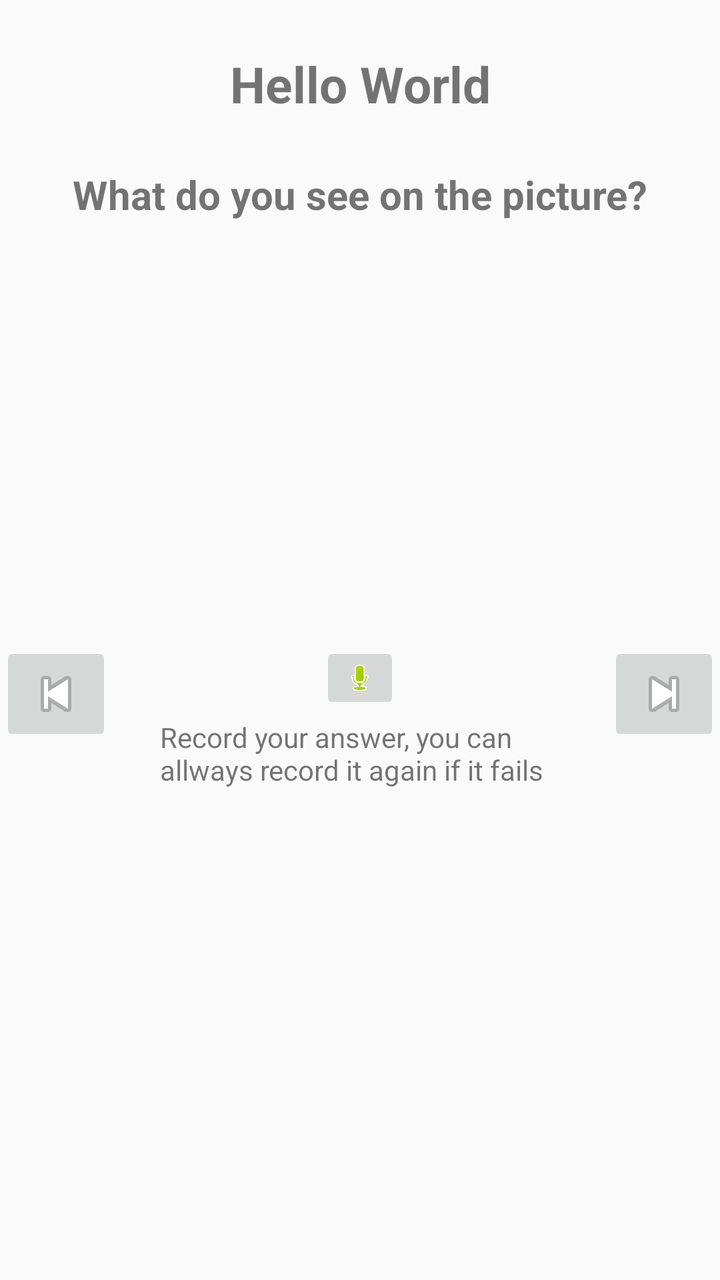
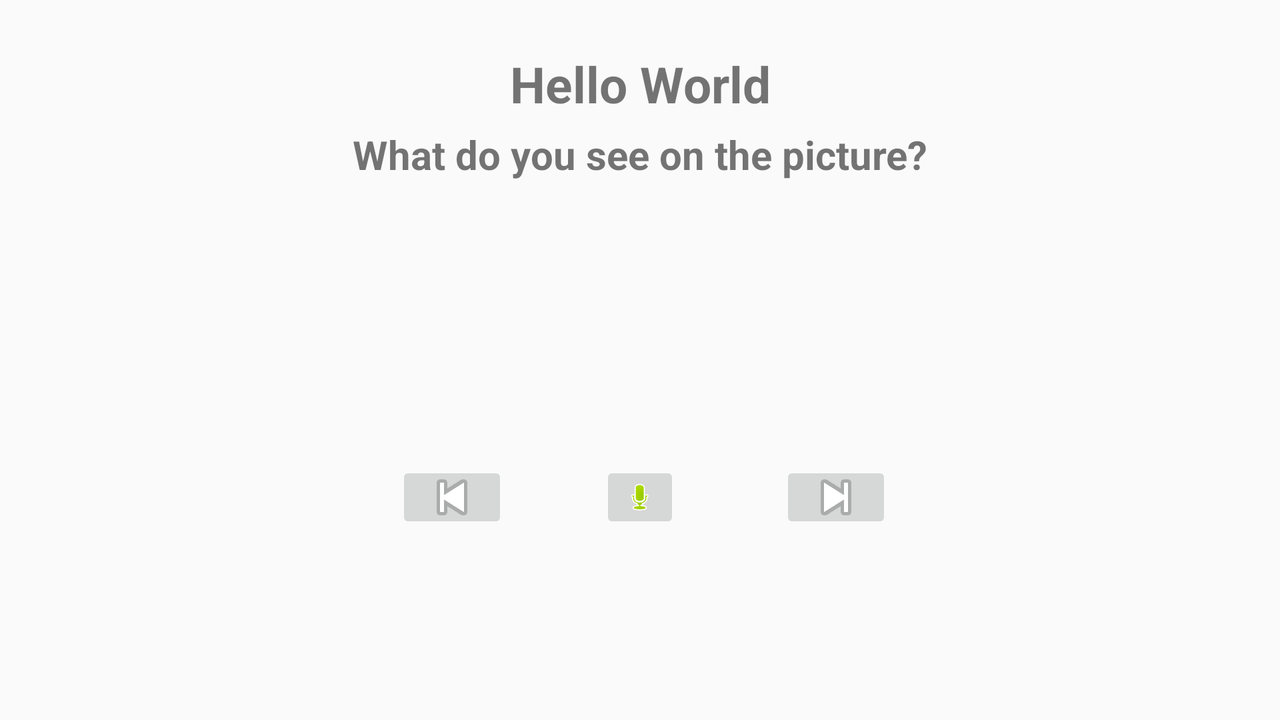

First picture: res/layout/ on a phone held upright. Second picture: the repository's own variant of that layout, on a device whose configuration matches the variant's folder. Source for both follows.
<!-- AndroidManifest.xml: application theme Theme.AppCompat.Light.NoActionBar.FullScreen -->
<!-- res/layout/swipe_layout.xml -->
<?xml version="1.0" encoding="utf-8"?>
<LinearLayout xmlns:android="http://schemas.android.com/apk/res/android"
    xmlns:app="http://schemas.android.com/apk/res-auto"
    android:orientation="vertical" android:layout_width="match_parent"
    android:layout_height="match_parent"
    android:weightSum="1">
    <TextView
        android:id="@+id/image_count"
        android:layout_width="match_parent"
        android:layout_height="wrap_content"
        android:text="Hello World"
        android:textSize="25dp"
        android:textStyle="bold"
        android:gravity="center"
        android:layout_marginTop="25dp"/>

    <TextView
        android:id="@+id/oefening"
        android:layout_width="match_parent"
        android:layout_height="wrap_content"
        android:text="What do you see on the picture?"
        android:textSize="20dp"
        android:textStyle="bold"
        android:gravity="center"
        android:layout_marginTop="25dp"/>

    <ImageView
        android:layout_marginTop="25dp"
        android:id="@+id/image_view"
        android:layout_width="match_parent"
        android:layout_height="400px" />


    <RelativeLayout xmlns:android="http://schemas.android.com/apk/res/android"
        android:layout_width="match_parent"
        android:layout_height="match_parent"
        android:orientation="vertical" >





        <ImageButton
            android:layout_width="wrap_content"
            android:layout_height="wrap_content"
            app:srcCompat="@android:drawable/presence_audio_online"
            android:id="@+id/imageButton3"
            android:layout_centerHorizontal="true"
            android:layout_marginTop="52dp"
            android:onClick="onButtonClick"/>

        <TextView
            android:id="@+id/text2"
            android:text="Record your answer, you can allways record it again if it fails"
            android:layout_width="200dp"
            android:layout_height="wrap_content"
            android:layout_centerHorizontal="true"
            android:layout_marginTop="90dp"
            ></TextView>

        <ImageButton
            android:id="@+id/nextbutton"
            android:layout_width="wrap_content"
            android:layout_height="wrap_content"
            android:layout_alignParentRight="true"
            android:text="NEXT"
            android:onClick="onNextClick"
            android:layout_marginTop="52dp"
            app:srcCompat="@android:drawable/ic_media_next" />
        <ImageButton
            android:id="@+id/previousbutton"
            android:layout_width="wrap_content"
            android:layout_height="wrap_content"
            android:layout_alignParentLeft="true"
            android:text="PREVIOUS"
            android:onClick="onPreviousClick"
            android:layout_marginTop="52dp"
            app:srcCompat="@android:drawable/ic_media_previous" />



    </RelativeLayout>


</LinearLayout>
<!-- resources referenced by this layout -->
<resources>
  <style name="Theme.AppCompat.Light.NoActionBar.FullScreen" parent="@style/Theme.AppCompat.Light">
          <item name="windowNoTitle">true</item>
          <item name="windowActionBar">false</item>
          <item name="android:windowFullscreen">true</item>
          <item name="android:windowContentOverlay">@null</item>
          
          <item name="colorPrimary">@color/colorPrimary</item>
          <item name="colorPrimaryDark">@color/colorPrimaryDark</item>
          <item name="colorAccent">@color/colorAccent</item>
      </style>
</resources>
<!-- res/layout-land/swipe_layout.xml (the repository's variant of the layout above) -->
<!-- drawn on the phone turned sideways -->
<?xml version="1.0" encoding="utf-8"?>
<LinearLayout xmlns:android="http://schemas.android.com/apk/res/android"
xmlns:app="http://schemas.android.com/apk/res-auto"
android:orientation="vertical" android:layout_width="match_parent"
android:layout_height="match_parent"
android:weightSum="1">

<TextView
    android:id="@+id/image_count"
    android:layout_width="match_parent"
    android:layout_height="wrap_content"
    android:text="Hello World"
    android:textSize="25dp"
    android:textStyle="bold"
    android:gravity="center"
    android:layout_marginTop="25dp"/>

<TextView
    android:id="@+id/oefening"
    android:layout_width="match_parent"
    android:layout_height="wrap_content"
    android:text="What do you see on the picture?"
    android:textSize="20dp"
    android:textStyle="bold"
    android:gravity="center"
    android:layout_marginTop="5dp"/>

<ImageView

    android:id="@+id/image_view"
    android:layout_width="match_parent"
    android:layout_height="300px"
    android:layout_marginBottom="40dp"/>


    <RelativeLayout
        android:layout_width="match_parent"
        android:layout_height="match_parent"
        android:orientation="vertical" >





        <ImageButton
            android:layout_width="wrap_content"
            android:layout_height="wrap_content"
            app:srcCompat="@android:drawable/presence_audio_online"
            android:id="@+id/imageButton3"
            android:layout_centerHorizontal="true"

            android:onClick="onButtonClick"/>

        <ImageButton
            android:id="@+id/previousbutton"
            android:layout_width="wrap_content"
            android:layout_height="wrap_content"
            android:text="PREVIOUS"
            android:onClick="onPreviousClick"

            app:srcCompat="@android:drawable/ic_media_previous"
            android:layout_marginRight="46dp"
            android:layout_marginEnd="46dp"
            android:layout_alignParentTop="true"
            android:layout_toLeftOf="@+id/imageButton3"
            android:layout_toStartOf="@+id/imageButton3"
            android:layout_alignBottom="@+id/imageButton3" />

        <ImageButton
            android:id="@+id/nextbutton"
            android:layout_width="wrap_content"
            android:layout_height="wrap_content"
            android:text="NEXT"
            android:onClick="onNextClick"

            app:srcCompat="@android:drawable/ic_media_next"
            android:layout_marginLeft="50dp"
            android:layout_marginStart="50dp"
            android:layout_alignParentTop="true"
            android:layout_toRightOf="@+id/imageButton3"
            android:layout_toEndOf="@+id/imageButton3"
            android:layout_alignBottom="@+id/imageButton3" />


    </RelativeLayout>


</LinearLayout>
